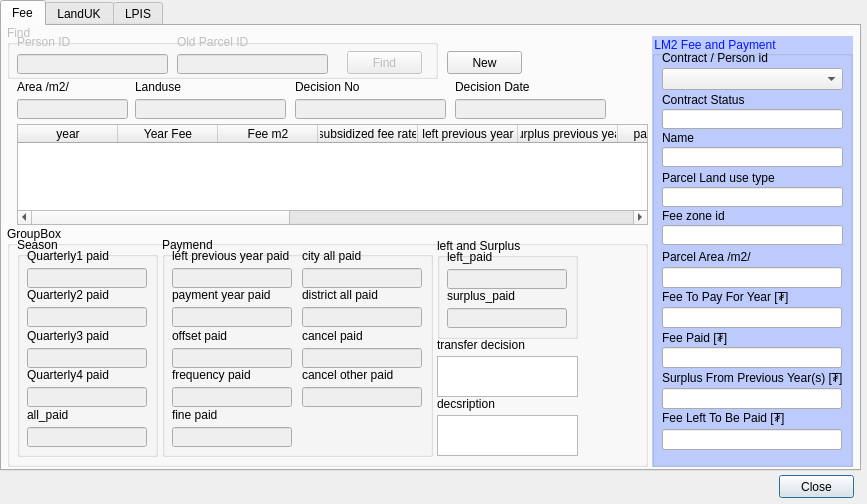
<?xml version="1.0" encoding="UTF-8"?>
<ui version="4.0">
 <class>ParcelInfoFeeDialog</class>
 <widget class="QDialog" name="ParcelInfoFeeDialog">
  <property name="geometry">
   <rect>
    <x>0</x>
    <y>0</y>
    <width>867</width>
    <height>504</height>
   </rect>
  </property>
  <property name="windowTitle">
   <string>Dialog</string>
  </property>
  <widget class="QPushButton" name="close_button">
   <property name="geometry">
    <rect>
     <x>779</x>
     <y>475</y>
     <width>75</width>
     <height>23</height>
    </rect>
   </property>
   <property name="text">
    <string>Close</string>
   </property>
  </widget>
  <widget class="QTabWidget" name="tabWidget">
   <property name="geometry">
    <rect>
     <x>0</x>
     <y>0</y>
     <width>861</width>
     <height>471</height>
    </rect>
   </property>
   <property name="currentIndex">
    <number>0</number>
   </property>
   <widget class="QWidget" name="tab">
    <attribute name="title">
     <string>Fee</string>
    </attribute>
    <widget class="QTableWidget" name="fee_info_twidget">
     <property name="geometry">
      <rect>
       <x>15</x>
       <y>98</y>
       <width>631</width>
       <height>101</height>
      </rect>
     </property>
     <column>
      <property name="text">
       <string>year</string>
      </property>
     </column>
     <column>
      <property name="text">
       <string>Year Fee</string>
      </property>
     </column>
     <column>
      <property name="text">
       <string>Fee m2</string>
      </property>
     </column>
     <column>
      <property name="text">
       <string>subsidized fee rate</string>
      </property>
     </column>
     <column>
      <property name="text">
       <string>left previous year</string>
      </property>
     </column>
     <column>
      <property name="text">
       <string>surplus previous year</string>
      </property>
     </column>
     <column>
      <property name="text">
       <string>payable year</string>
      </property>
     </column>
     <column>
      <property name="text">
       <string>offset</string>
      </property>
     </column>
     <column>
      <property name="text">
       <string>control</string>
      </property>
     </column>
     <column>
      <property name="text">
       <string>quarterly1 fee</string>
      </property>
     </column>
     <column>
      <property name="text">
       <string>quarterly2 fee</string>
      </property>
     </column>
     <column>
      <property name="text">
       <string>quarterly3 fee</string>
      </property>
     </column>
     <column>
      <property name="text">
       <string>quarterly4 fee</string>
      </property>
     </column>
     <column>
      <property name="text">
       <string>payment year</string>
      </property>
     </column>
    </widget>
    <widget class="QLineEdit" name="landuse_edit">
     <property name="enabled">
      <bool>false</bool>
     </property>
     <property name="geometry">
      <rect>
       <x>133</x>
       <y>73</y>
       <width>151</width>
       <height>20</height>
      </rect>
     </property>
    </widget>
    <widget class="QLabel" name="label">
     <property name="geometry">
      <rect>
       <x>293</x>
       <y>53</y>
       <width>151</width>
       <height>16</height>
      </rect>
     </property>
     <property name="text">
      <string>Decision No</string>
     </property>
    </widget>
    <widget class="QGroupBox" name="groupBox">
     <property name="geometry">
      <rect>
       <x>5</x>
       <y>200</y>
       <width>641</width>
       <height>241</height>
      </rect>
     </property>
     <property name="title">
      <string>GroupBox</string>
     </property>
     <widget class="QGroupBox" name="groupBox_2">
      <property name="geometry">
       <rect>
        <x>10</x>
        <y>11</y>
        <width>141</width>
        <height>220</height>
       </rect>
      </property>
      <property name="title">
       <string>Season</string>
      </property>
      <widget class="QLineEdit" name="quarterly1_paid_edit">
       <property name="enabled">
        <bool>false</bool>
       </property>
       <property name="geometry">
        <rect>
         <x>10</x>
         <y>31</y>
         <width>120</width>
         <height>20</height>
        </rect>
       </property>
      </widget>
      <widget class="QLabel" name="label_7">
       <property name="geometry">
        <rect>
         <x>10</x>
         <y>11</y>
         <width>120</width>
         <height>16</height>
        </rect>
       </property>
       <property name="text">
        <string>Quarterly1 paid</string>
       </property>
      </widget>
      <widget class="QLabel" name="label_8">
       <property name="geometry">
        <rect>
         <x>10</x>
         <y>50</y>
         <width>120</width>
         <height>16</height>
        </rect>
       </property>
       <property name="text">
        <string>Quarterly2 paid</string>
       </property>
      </widget>
      <widget class="QLineEdit" name="quarterly2_paid_edit">
       <property name="enabled">
        <bool>false</bool>
       </property>
       <property name="geometry">
        <rect>
         <x>10</x>
         <y>70</y>
         <width>120</width>
         <height>20</height>
        </rect>
       </property>
      </widget>
      <widget class="QLabel" name="label_9">
       <property name="geometry">
        <rect>
         <x>10</x>
         <y>91</y>
         <width>120</width>
         <height>16</height>
        </rect>
       </property>
       <property name="text">
        <string>Quarterly3 paid</string>
       </property>
      </widget>
      <widget class="QLineEdit" name="quarterly4_paid_edit">
       <property name="enabled">
        <bool>false</bool>
       </property>
       <property name="geometry">
        <rect>
         <x>10</x>
         <y>150</y>
         <width>120</width>
         <height>20</height>
        </rect>
       </property>
      </widget>
      <widget class="QLineEdit" name="quarterly3_paid_edit">
       <property name="enabled">
        <bool>false</bool>
       </property>
       <property name="geometry">
        <rect>
         <x>10</x>
         <y>111</y>
         <width>120</width>
         <height>20</height>
        </rect>
       </property>
      </widget>
      <widget class="QLabel" name="label_10">
       <property name="geometry">
        <rect>
         <x>10</x>
         <y>130</y>
         <width>120</width>
         <height>16</height>
        </rect>
       </property>
       <property name="text">
        <string>Quarterly4 paid</string>
       </property>
      </widget>
      <widget class="QLineEdit" name="all_paid_edit">
       <property name="enabled">
        <bool>false</bool>
       </property>
       <property name="geometry">
        <rect>
         <x>10</x>
         <y>190</y>
         <width>120</width>
         <height>20</height>
        </rect>
       </property>
      </widget>
      <widget class="QLabel" name="label_11">
       <property name="geometry">
        <rect>
         <x>10</x>
         <y>170</y>
         <width>120</width>
         <height>16</height>
        </rect>
       </property>
       <property name="text">
        <string>all_paid</string>
       </property>
      </widget>
     </widget>
     <widget class="QGroupBox" name="groupBox_3">
      <property name="geometry">
       <rect>
        <x>155</x>
        <y>11</y>
        <width>271</width>
        <height>220</height>
       </rect>
      </property>
      <property name="title">
       <string>Paymend</string>
      </property>
      <widget class="QLineEdit" name="left_previous_year_paid_edit">
       <property name="enabled">
        <bool>false</bool>
       </property>
       <property name="geometry">
        <rect>
         <x>10</x>
         <y>31</y>
         <width>120</width>
         <height>20</height>
        </rect>
       </property>
      </widget>
      <widget class="QLabel" name="label_12">
       <property name="geometry">
        <rect>
         <x>10</x>
         <y>11</y>
         <width>120</width>
         <height>16</height>
        </rect>
       </property>
       <property name="text">
        <string>left previous year paid</string>
       </property>
      </widget>
      <widget class="QLabel" name="label_13">
       <property name="geometry">
        <rect>
         <x>10</x>
         <y>50</y>
         <width>120</width>
         <height>16</height>
        </rect>
       </property>
       <property name="text">
        <string>payment year paid</string>
       </property>
      </widget>
      <widget class="QLineEdit" name="payment_year_paid_edit">
       <property name="enabled">
        <bool>false</bool>
       </property>
       <property name="geometry">
        <rect>
         <x>10</x>
         <y>70</y>
         <width>120</width>
         <height>20</height>
        </rect>
       </property>
      </widget>
      <widget class="QLabel" name="label_14">
       <property name="geometry">
        <rect>
         <x>10</x>
         <y>91</y>
         <width>120</width>
         <height>16</height>
        </rect>
       </property>
       <property name="text">
        <string>offset paid</string>
       </property>
      </widget>
      <widget class="QLineEdit" name="frequency_paid_edit">
       <property name="enabled">
        <bool>false</bool>
       </property>
       <property name="geometry">
        <rect>
         <x>10</x>
         <y>150</y>
         <width>120</width>
         <height>20</height>
        </rect>
       </property>
      </widget>
      <widget class="QLineEdit" name="offset_paid_edit">
       <property name="enabled">
        <bool>false</bool>
       </property>
       <property name="geometry">
        <rect>
         <x>10</x>
         <y>111</y>
         <width>120</width>
         <height>20</height>
        </rect>
       </property>
      </widget>
      <widget class="QLabel" name="label_15">
       <property name="geometry">
        <rect>
         <x>10</x>
         <y>130</y>
         <width>120</width>
         <height>16</height>
        </rect>
       </property>
       <property name="text">
        <string>frequency paid</string>
       </property>
      </widget>
      <widget class="QLineEdit" name="fine_paid_edit">
       <property name="enabled">
        <bool>false</bool>
       </property>
       <property name="geometry">
        <rect>
         <x>10</x>
         <y>190</y>
         <width>120</width>
         <height>20</height>
        </rect>
       </property>
      </widget>
      <widget class="QLabel" name="label_16">
       <property name="geometry">
        <rect>
         <x>10</x>
         <y>170</y>
         <width>120</width>
         <height>16</height>
        </rect>
       </property>
       <property name="text">
        <string>fine paid</string>
       </property>
      </widget>
      <widget class="QLabel" name="label_17">
       <property name="geometry">
        <rect>
         <x>140</x>
         <y>50</y>
         <width>120</width>
         <height>16</height>
        </rect>
       </property>
       <property name="text">
        <string>district all paid</string>
       </property>
      </widget>
      <widget class="QLineEdit" name="district_all_paid_edit">
       <property name="enabled">
        <bool>false</bool>
       </property>
       <property name="geometry">
        <rect>
         <x>140</x>
         <y>70</y>
         <width>120</width>
         <height>20</height>
        </rect>
       </property>
      </widget>
      <widget class="QLineEdit" name="city_all_paid_edit">
       <property name="enabled">
        <bool>false</bool>
       </property>
       <property name="geometry">
        <rect>
         <x>140</x>
         <y>31</y>
         <width>120</width>
         <height>20</height>
        </rect>
       </property>
      </widget>
      <widget class="QLabel" name="label_18">
       <property name="geometry">
        <rect>
         <x>140</x>
         <y>11</y>
         <width>120</width>
         <height>16</height>
        </rect>
       </property>
       <property name="text">
        <string>city all paid</string>
       </property>
      </widget>
      <widget class="QLabel" name="label_19">
       <property name="geometry">
        <rect>
         <x>140</x>
         <y>130</y>
         <width>120</width>
         <height>16</height>
        </rect>
       </property>
       <property name="text">
        <string>cancel other paid</string>
       </property>
      </widget>
      <widget class="QLineEdit" name="cancel_paid_edit">
       <property name="enabled">
        <bool>false</bool>
       </property>
       <property name="geometry">
        <rect>
         <x>140</x>
         <y>111</y>
         <width>120</width>
         <height>20</height>
        </rect>
       </property>
      </widget>
      <widget class="QLabel" name="label_20">
       <property name="geometry">
        <rect>
         <x>140</x>
         <y>91</y>
         <width>120</width>
         <height>16</height>
        </rect>
       </property>
       <property name="text">
        <string>cancel paid</string>
       </property>
      </widget>
      <widget class="QLineEdit" name="cancel_other_paid_edit">
       <property name="enabled">
        <bool>false</bool>
       </property>
       <property name="geometry">
        <rect>
         <x>140</x>
         <y>150</y>
         <width>120</width>
         <height>20</height>
        </rect>
       </property>
      </widget>
     </widget>
     <widget class="QGroupBox" name="groupBox_5">
      <property name="geometry">
       <rect>
        <x>430</x>
        <y>12</y>
        <width>141</width>
        <height>101</height>
       </rect>
      </property>
      <property name="title">
       <string>left and Surplus</string>
      </property>
      <widget class="QLineEdit" name="left_paid_edit">
       <property name="enabled">
        <bool>false</bool>
       </property>
       <property name="geometry">
        <rect>
         <x>10</x>
         <y>31</y>
         <width>120</width>
         <height>20</height>
        </rect>
       </property>
      </widget>
      <widget class="QLabel" name="label_23">
       <property name="geometry">
        <rect>
         <x>10</x>
         <y>11</y>
         <width>120</width>
         <height>16</height>
        </rect>
       </property>
       <property name="text">
        <string>left_paid</string>
       </property>
      </widget>
      <widget class="QLabel" name="label_24">
       <property name="geometry">
        <rect>
         <x>10</x>
         <y>50</y>
         <width>120</width>
         <height>16</height>
        </rect>
       </property>
       <property name="text">
        <string>surplus_paid</string>
       </property>
      </widget>
      <widget class="QLineEdit" name="surplus_paid_edit">
       <property name="enabled">
        <bool>false</bool>
       </property>
       <property name="geometry">
        <rect>
         <x>10</x>
         <y>70</y>
         <width>120</width>
         <height>20</height>
        </rect>
       </property>
      </widget>
     </widget>
     <widget class="QLabel" name="label_21">
      <property name="geometry">
       <rect>
        <x>430</x>
        <y>111</y>
        <width>141</width>
        <height>16</height>
       </rect>
      </property>
      <property name="text">
       <string>transfer decision</string>
      </property>
     </widget>
     <widget class="QTextEdit" name="transfer_decision_txt">
      <property name="geometry">
       <rect>
        <x>430</x>
        <y>130</y>
        <width>141</width>
        <height>41</height>
       </rect>
      </property>
     </widget>
     <widget class="QTextEdit" name="decsription_txt">
      <property name="geometry">
       <rect>
        <x>430</x>
        <y>189</y>
        <width>141</width>
        <height>41</height>
       </rect>
      </property>
     </widget>
     <widget class="QLabel" name="label_22">
      <property name="geometry">
       <rect>
        <x>430</x>
        <y>170</y>
        <width>141</width>
        <height>16</height>
       </rect>
      </property>
      <property name="text">
       <string>decsription</string>
      </property>
     </widget>
    </widget>
    <widget class="QLabel" name="label_5">
     <property name="geometry">
      <rect>
       <x>15</x>
       <y>53</y>
       <width>151</width>
       <height>16</height>
      </rect>
     </property>
     <property name="text">
      <string>Area /m2/</string>
     </property>
    </widget>
    <widget class="QLabel" name="label_2">
     <property name="geometry">
      <rect>
       <x>453</x>
       <y>53</y>
       <width>151</width>
       <height>16</height>
      </rect>
     </property>
     <property name="text">
      <string>Decision Date</string>
     </property>
    </widget>
    <widget class="QLineEdit" name="decision_no_edit">
     <property name="enabled">
      <bool>false</bool>
     </property>
     <property name="geometry">
      <rect>
       <x>293</x>
       <y>73</y>
       <width>151</width>
       <height>20</height>
      </rect>
     </property>
    </widget>
    <widget class="QGroupBox" name="find_gbox">
     <property name="enabled">
      <bool>false</bool>
     </property>
     <property name="geometry">
      <rect>
       <x>5</x>
       <y>-1</y>
       <width>431</width>
       <height>54</height>
      </rect>
     </property>
     <property name="title">
      <string>Find</string>
     </property>
     <widget class="QPushButton" name="find_button">
      <property name="geometry">
       <rect>
        <x>340</x>
        <y>26</y>
        <width>75</width>
        <height>23</height>
       </rect>
      </property>
      <property name="text">
       <string>Find</string>
      </property>
      <property name="icon">
       <iconset resource="resources.qrc">
        <normaloff>:/plugins/lm2/zoom.png</normaloff>:/plugins/lm2/zoom.png</iconset>
      </property>
     </widget>
     <widget class="QLineEdit" name="old_parcel_id_edit">
      <property name="enabled">
       <bool>false</bool>
      </property>
      <property name="geometry">
       <rect>
        <x>170</x>
        <y>29</y>
        <width>151</width>
        <height>20</height>
       </rect>
      </property>
     </widget>
     <widget class="QLineEdit" name="person_id_edit">
      <property name="enabled">
       <bool>false</bool>
      </property>
      <property name="geometry">
       <rect>
        <x>10</x>
        <y>29</y>
        <width>151</width>
        <height>20</height>
       </rect>
      </property>
     </widget>
     <widget class="QLabel" name="label_3">
      <property name="geometry">
       <rect>
        <x>10</x>
        <y>9</y>
        <width>151</width>
        <height>16</height>
       </rect>
      </property>
      <property name="text">
       <string>Person ID</string>
      </property>
     </widget>
     <widget class="QLabel" name="label_4">
      <property name="geometry">
       <rect>
        <x>170</x>
        <y>9</y>
        <width>151</width>
        <height>16</height>
       </rect>
      </property>
      <property name="text">
       <string>Old Parcel ID</string>
      </property>
     </widget>
    </widget>
    <widget class="QLineEdit" name="decision_date_edit">
     <property name="enabled">
      <bool>false</bool>
     </property>
     <property name="geometry">
      <rect>
       <x>453</x>
       <y>73</y>
       <width>151</width>
       <height>20</height>
      </rect>
     </property>
    </widget>
    <widget class="QLineEdit" name="area_m2_edit">
     <property name="enabled">
      <bool>false</bool>
     </property>
     <property name="geometry">
      <rect>
       <x>15</x>
       <y>73</y>
       <width>111</width>
       <height>20</height>
      </rect>
     </property>
    </widget>
    <widget class="QPushButton" name="clear_button">
     <property name="geometry">
      <rect>
       <x>445</x>
       <y>25</y>
       <width>75</width>
       <height>23</height>
      </rect>
     </property>
     <property name="text">
      <string>New</string>
     </property>
    </widget>
    <widget class="QLabel" name="label_6">
     <property name="geometry">
      <rect>
       <x>133</x>
       <y>53</y>
       <width>151</width>
       <height>16</height>
      </rect>
     </property>
     <property name="text">
      <string>Landuse</string>
     </property>
    </widget>
    <widget class="QGroupBox" name="groupBox_4">
     <property name="geometry">
      <rect>
       <x>650</x>
       <y>10</y>
       <width>201</width>
       <height>431</height>
      </rect>
     </property>
     <property name="mouseTracking">
      <bool>false</bool>
     </property>
     <property name="autoFillBackground">
      <bool>false</bool>
     </property>
     <property name="styleSheet">
      <string notr="true">QGroupBox {
	
	background-color: rgb(190, 204, 255);
	border-color: rgb(79, 255, 30);
	color: rgb(6, 22, 255);
}</string>
     </property>
     <property name="title">
      <string>LM2 Fee and Payment</string>
     </property>
     <widget class="QLabel" name="label_25">
      <property name="geometry">
       <rect>
        <x>10</x>
        <y>249</y>
        <width>180</width>
        <height>23</height>
       </rect>
      </property>
      <property name="text">
       <string>Fee To Pay For Year [₮]</string>
      </property>
     </widget>
     <widget class="QLineEdit" name="fee_per_year_edit">
      <property name="geometry">
       <rect>
        <x>10</x>
        <y>271</y>
        <width>180</width>
        <height>21</height>
       </rect>
      </property>
      <property name="readOnly">
       <bool>true</bool>
      </property>
     </widget>
     <widget class="QLineEdit" name="fee_to_pay_edit">
      <property name="geometry">
       <rect>
        <x>10</x>
        <y>393</y>
        <width>180</width>
        <height>21</height>
       </rect>
      </property>
      <property name="readOnly">
       <bool>true</bool>
      </property>
     </widget>
     <widget class="QLineEdit" name="fee_paid_edit">
      <property name="geometry">
       <rect>
        <x>10</x>
        <y>311</y>
        <width>180</width>
        <height>21</height>
       </rect>
      </property>
      <property name="readOnly">
       <bool>true</bool>
      </property>
     </widget>
     <widget class="QLabel" name="label_26">
      <property name="geometry">
       <rect>
        <x>10</x>
        <y>329</y>
        <width>181</width>
        <height>26</height>
       </rect>
      </property>
      <property name="text">
       <string>Surplus From Previous Year(s) [₮]</string>
      </property>
     </widget>
     <widget class="QLineEdit" name="surplus_from_last_years_edit">
      <property name="geometry">
       <rect>
        <x>10</x>
        <y>352</y>
        <width>180</width>
        <height>21</height>
       </rect>
      </property>
      <property name="readOnly">
       <bool>true</bool>
      </property>
     </widget>
     <widget class="QLabel" name="label_27">
      <property name="geometry">
       <rect>
        <x>10</x>
        <y>370</y>
        <width>180</width>
        <height>23</height>
       </rect>
      </property>
      <property name="text">
       <string>Fee Left To Be Paid [₮]</string>
      </property>
     </widget>
     <widget class="QLabel" name="label_28">
      <property name="geometry">
       <rect>
        <x>10</x>
        <y>290</y>
        <width>180</width>
        <height>23</height>
       </rect>
      </property>
      <property name="text">
       <string>Fee Paid [₮]</string>
      </property>
     </widget>
     <widget class="QLineEdit" name="parcel_area_edit">
      <property name="geometry">
       <rect>
        <x>10</x>
        <y>231</y>
        <width>180</width>
        <height>21</height>
       </rect>
      </property>
      <property name="readOnly">
       <bool>true</bool>
      </property>
     </widget>
     <widget class="QLabel" name="label_29">
      <property name="geometry">
       <rect>
        <x>10</x>
        <y>209</y>
        <width>180</width>
        <height>23</height>
       </rect>
      </property>
      <property name="text">
       <string>Parcel Area /m2/</string>
      </property>
     </widget>
     <widget class="QComboBox" name="contract_cbox">
      <property name="geometry">
       <rect>
        <x>10</x>
        <y>32</y>
        <width>181</width>
        <height>22</height>
       </rect>
      </property>
     </widget>
     <widget class="QLabel" name="label_30">
      <property name="geometry">
       <rect>
        <x>10</x>
        <y>14</y>
        <width>181</width>
        <height>16</height>
       </rect>
      </property>
      <property name="text">
       <string>Contract / Person id</string>
      </property>
     </widget>
     <widget class="QLineEdit" name="contract_status_edit">
      <property name="geometry">
       <rect>
        <x>10</x>
        <y>73</y>
        <width>181</width>
        <height>20</height>
       </rect>
      </property>
      <property name="readOnly">
       <bool>true</bool>
      </property>
     </widget>
     <widget class="QLabel" name="label_31">
      <property name="geometry">
       <rect>
        <x>10</x>
        <y>56</y>
        <width>181</width>
        <height>16</height>
       </rect>
      </property>
      <property name="text">
       <string>Contract Status</string>
      </property>
     </widget>
     <widget class="QLabel" name="label_32">
      <property name="geometry">
       <rect>
        <x>10</x>
        <y>94</y>
        <width>181</width>
        <height>16</height>
       </rect>
      </property>
      <property name="text">
       <string>Name</string>
      </property>
     </widget>
     <widget class="QLineEdit" name="name_edit">
      <property name="geometry">
       <rect>
        <x>10</x>
        <y>111</y>
        <width>181</width>
        <height>20</height>
       </rect>
      </property>
      <property name="readOnly">
       <bool>true</bool>
      </property>
     </widget>
     <widget class="QLabel" name="label_33">
      <property name="geometry">
       <rect>
        <x>10</x>
        <y>134</y>
        <width>181</width>
        <height>16</height>
       </rect>
      </property>
      <property name="text">
       <string>Parcel Land use type</string>
      </property>
     </widget>
     <widget class="QLineEdit" name="parcel_landuse_edit">
      <property name="geometry">
       <rect>
        <x>10</x>
        <y>151</y>
        <width>181</width>
        <height>20</height>
       </rect>
      </property>
      <property name="readOnly">
       <bool>true</bool>
      </property>
     </widget>
     <widget class="QLabel" name="label_34">
      <property name="geometry">
       <rect>
        <x>10</x>
        <y>172</y>
        <width>181</width>
        <height>16</height>
       </rect>
      </property>
      <property name="text">
       <string>Fee zone id</string>
      </property>
     </widget>
     <widget class="QLineEdit" name="parcel_zone_edit">
      <property name="geometry">
       <rect>
        <x>10</x>
        <y>189</y>
        <width>181</width>
        <height>20</height>
       </rect>
      </property>
      <property name="readOnly">
       <bool>true</bool>
      </property>
     </widget>
    </widget>
   </widget>
   <widget class="QWidget" name="tab_2">
    <attribute name="title">
     <string>LandUK</string>
    </attribute>
   </widget>
   <widget class="QWidget" name="tab_3">
    <attribute name="title">
     <string>LPIS</string>
    </attribute>
   </widget>
  </widget>
 </widget>
 <resources>
  <include location="resources.qrc"/>
 </resources>
 <connections/>
</ui>
